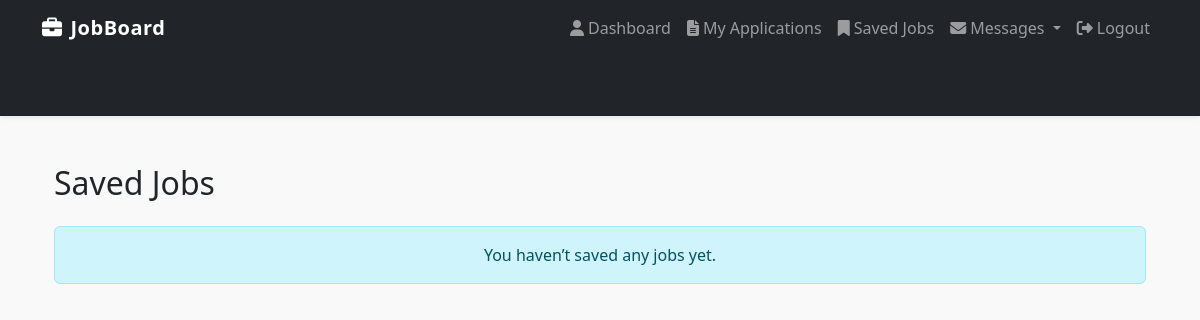
/saved-jobs/ (signed in), run on an earlier commit of the app's database.
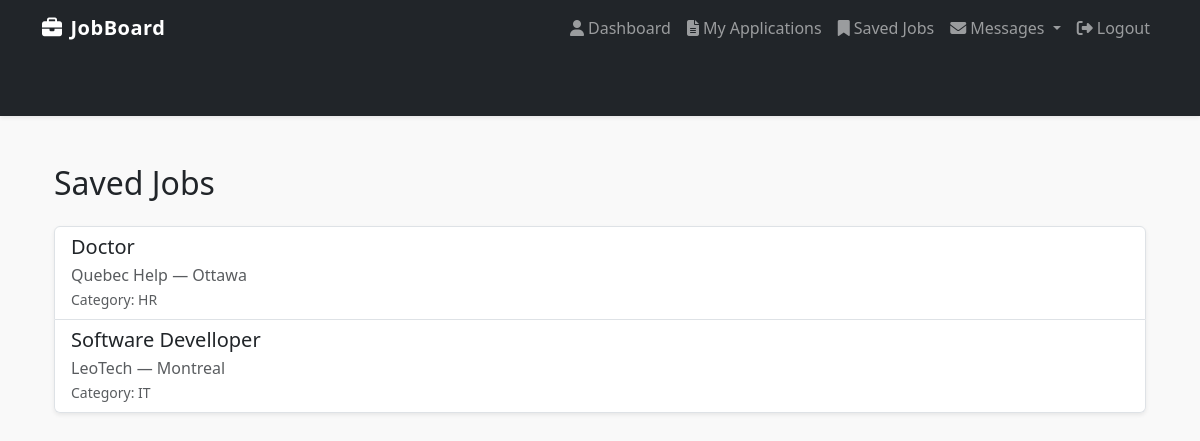
And on a later commit of the database.
### core/models.py (models this page shows, shortened)
class SavedJob(models.Model):
    user = models.ForeignKey(User, on_delete=models.CASCADE)
    job = models.ForeignKey(Job, on_delete=models.CASCADE)
    saved_at = models.DateTimeField(auto_now_add=True)
    class Meta:
        unique_together = ('user', 'job')

class Job(models.Model):
    CATEGORY_CHOICES = [
        ('IT', 'IT'),
        ('HR', 'HR'),
        ('Finance', 'Finance'),
        ('Marketing', 'Marketing'),
    ]
    title = models.CharField(max_length=255)
    company = models.CharField(max_length=255)
    description = models.TextField()
    location = models.CharField(max_length=255)
    category = models.CharField(max_length=50, choices=CATEGORY_CHOICES)
    posted_by = models.ForeignKey(User, on_delete=models.CASCADE)
    date_posted = models.DateTimeField(auto_now_add=True)

### core/views.py (the view)
# urls.py: path('saved-jobs/', views.saved_jobs_list, name='saved_jobs'),
@login_required
def saved_jobs_list(request):
    saved_jobs = SavedJob.objects.filter(user=request.user).select_related('job')
    return render(request, 'core/saved_jobs.html', {'saved_jobs': saved_jobs})

### core/templates/core/saved_jobs.html
{% extends "base.html" %}
{% block content %}
<div class="container mt-5">
  <h2 class="mb-4">Saved Jobs</h2>
  {% if saved_jobs %}
    <ul class="list-group shadow-sm">
      {% for saved in saved_jobs %}
        <li class="list-group-item list-group-item-action">
          <a href="{% url 'job_detail' saved.job.id %}" class="text-decoration-none text-dark">
            <h5 class="mb-1">{{ saved.job.title }}</h5>
            <p class="mb-0 text-muted">{{ saved.job.company }} — {{ saved.job.location }}</p>
            <small class="text-muted">Category: {{ saved.job.category }}</small>
          </a>
        </li>
      {% endfor %}
    </ul>
  {% else %}
    <div class="alert alert-info text-center">You haven’t saved any jobs yet.</div>
  {% endif %}
</div>
{% endblock %}

What changed in the data, as far as the page shows it:
added SavedJob: job "Doctor", job.company "Quebec Help", job.location "Ottawa", job.category "HR"
added SavedJob: job "Software Develloper", job.company "LeoTech", job.location "Montreal", job.category "IT"
Also different on the page:
text no longer shown: "You haven’t saved any jobs yet."
